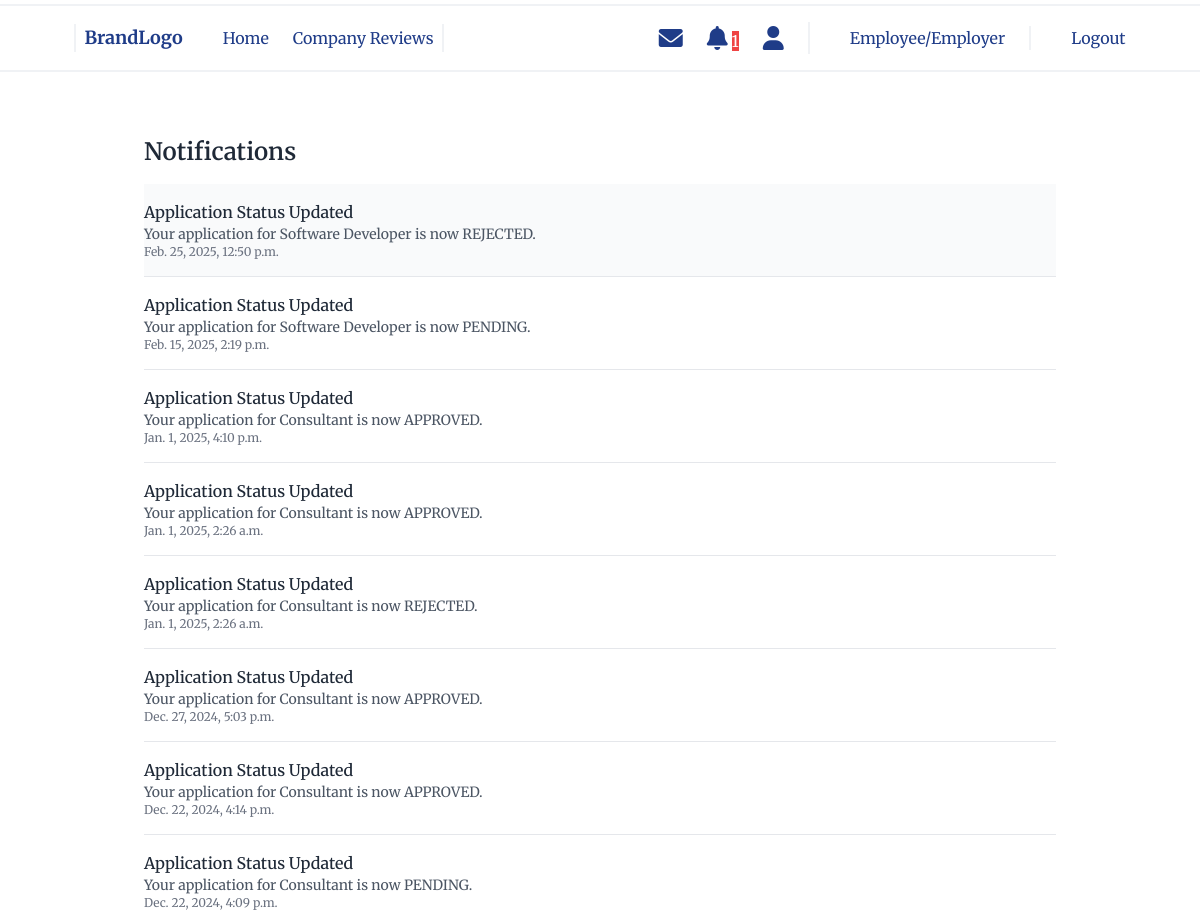
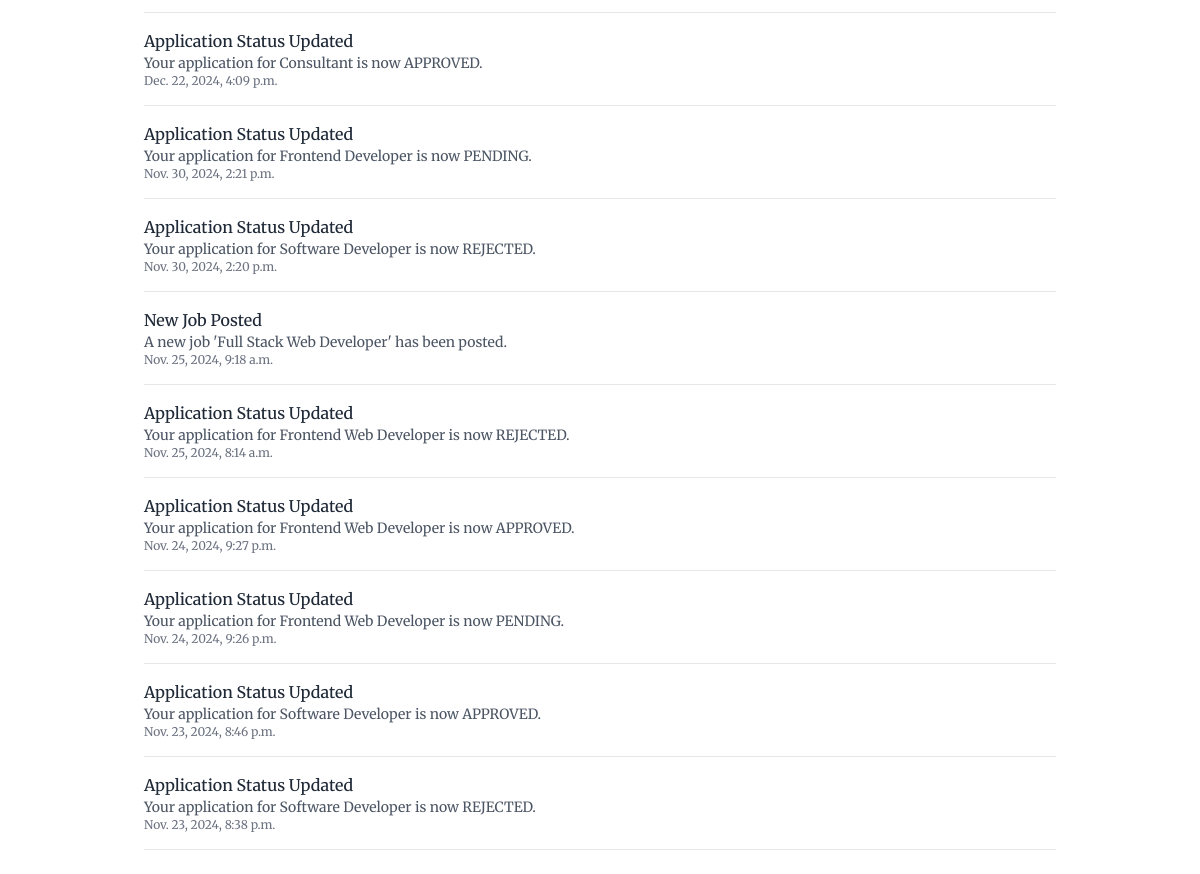
Page /notification/ (signed in) on the committed database (2 pictures, top to bottom).
### notification/models.py (models this page shows, shortened)
class Notification(models.Model):
    user = models.ForeignKey(Account, on_delete=models.CASCADE, related_name="notifications")
    title = models.CharField(max_length=255)
    message = models.TextField()
    is_read = models.BooleanField(default=False)  # For in-app notifications
    created_at = models.DateTimeField(auto_now_add=True)
    url = models.URLField(blank=True, null=True)  # Optional: Link to relevant page (e.g., job detail)

### notification/views.py (the view)
# urls.py: path('', views.notifications, name='list'),  # For listing all notifications
def notifications(request):
    if not request.user.is_authenticated:
        messages.warning(request, "You must be logged in to view notifications.")
        return redirect('home-page')  # Redirect to the dashboard or an appropriate page
    user_notifications = request.user.notifications.all().order_by('-created_at')
    unread_notifications_count = request.user.notifications.filter(is_read=False).count()
    return render(request, 'notification/notification.html', {
        'notifications': user_notifications,
        'unread_notifications_count': unread_notifications_count
    })

### notification/context_processors.py (called while the page is built)
def unread_notifications_count(request):
    if request.user.is_authenticated:
        return {
            'unread_notifications_count': request.user.notifications.filter(is_read=False).count()
        }
    return {}

### notification/templates/notification/notification.html
{% extends "base.html" %}
{% block main %}
<div class="container mx-auto p-6">
    <h1 class="text-2xl font-semibold text-gray-800 mb-4">Notifications</h1>
    <ul>
        {% for notification in notifications %}
            <li class="border-b py-4 {% if not notification.is_read %}bg-gray-50{% endif %}">
                <a href="{% url 'notifications:mark-as-read' notification.id %}?next={{ notification.url }}" class="block">
                    <p class="font-medium text-gray-800">{{ notification.title }}</p>
                    <p class="text-sm text-gray-600">{{ notification.message }}</p>
                    <p class="text-xs text-gray-500">{{ notification.created_at }}</p>
                </a>
            </li>
        {% endfor %}
    </ul>
</div>
{% endblock %}

### rows in the picture
Notification: title "Application Status Updated", message "Your application for Software Developer is now REJECTED.", created_at "Feb. 25, 2025, 12:50 p.m."
Notification: title "Application Status Updated", message "Your application for Software Developer is now PENDING.", created_at "Feb. 15, 2025, 2:19 p.m."
Notification: title "Application Status Updated", message "Your application for Consultant is now APPROVED.", created_at "Jan. 1, 2025, 4:10 p.m."
Notification: title "Application Status Updated", message "Your application for Consultant is now APPROVED.", created_at "Jan. 1, 2025, 2:26 a.m."
Notification: title "Application Status Updated", message "Your application for Consultant is now REJECTED.", created_at "Jan. 1, 2025, 2:26 a.m."
Notification: title "Application Status Updated", message "Your application for Consultant is now APPROVED.", created_at "Dec. 27, 2024, 5:03 p.m."
Notification: title "Application Status Updated", message "Your application for Consultant is now APPROVED.", created_at "Dec. 22, 2024, 4:14 p.m."
Notification: title "Application Status Updated", message "Your application for Consultant is now PENDING.", created_at "Dec. 22, 2024, 4:09 p.m."
Notification: title "Application Status Updated", message "Your application for Consultant is now APPROVED.", created_at "Dec. 22, 2024, 4:09 p.m."
Notification: title "Application Status Updated", message "Your application for Frontend Developer is now PENDING.", created_at "Nov. 30, 2024, 2:21 p.m."
Notification: title "Application Status Updated", message "Your application for Software Developer is now REJECTED.", created_at "Nov. 30, 2024, 2:20 p.m."
Notification: title "New Job Posted", message "A new job 'Full Stack Web Developer' has been posted.", created_at "Nov. 25, 2024, 9:18 a.m."
Notification: title "Application Status Updated", message "Your application for Frontend Web Developer is now REJECTED.", created_at "Nov. 25, 2024, 8:14 a.m."
Notification: title "Application Status Updated", message "Your application for Frontend Web Developer is now APPROVED.", created_at "Nov. 24, 2024, 9:27 p.m."
Notification: title "Application Status Updated", message "Your application for Frontend Web Developer is now PENDING.", created_at "Nov. 24, 2024, 9:26 p.m."
Notification: title "Application Status Updated", message "Your application for Software Developer is now APPROVED.", created_at "Nov. 23, 2024, 8:46 p.m."
Notification: title "Application Status Updated", message "Your application for Software Developer is now REJECTED.", created_at "Nov. 23, 2024, 8:38 p.m."

### other values in the picture
{{ unread_notifications_count }} "1"
